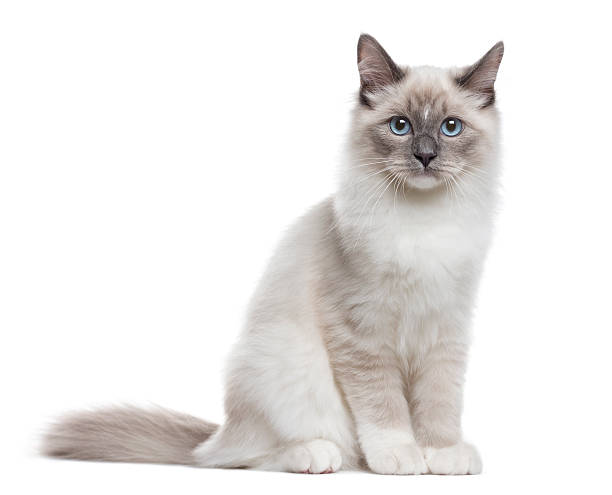
#> input picture gato1.jpg, 612 x 495 px
$ python umbral_binario.py
#> lines starting #> are read from the running program, lines starting #| are printed output that depends on the picture; after the words box and inside, x2 and y2 are one past the last pixel; in counts of white or black regions, pixels touching at a corner belong together
import cv2

# Leer la imagen original
imagen_color = cv2.imread('gato1.jpg')
#> imagen_color is the input picture: shape (495, 612, 3); mean B, G, R 231.6, 233.1, 235.4
if imagen_color is None:
    print("Imagen no encontrada.")
    exit()

# Convertir a escala de grises
imagen_gris = cv2.cvtColor(imagen_color, cv2.COLOR_BGR2GRAY)

# Aplicar umbral binario
umbral = 127  # ← Puedes ajustar este valor entre 0 y 255
_, imagen_binaria = cv2.threshold(imagen_gris, umbral, 255, cv2.THRESH_BINARY)
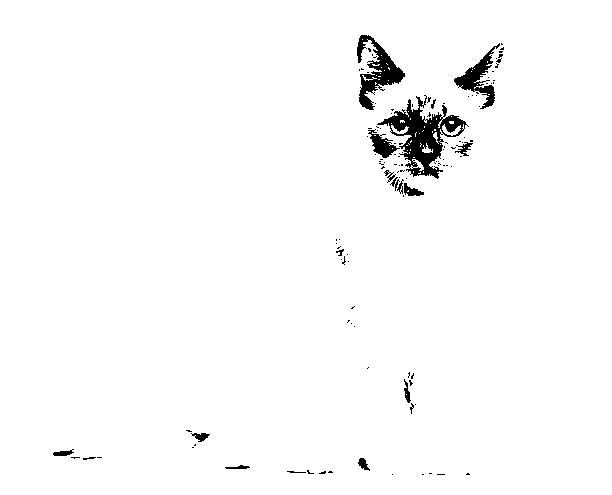
#> imagen_binaria: shape (495, 612); 97.9% white; 123 black regions (105 under 20 px), largest, box (x1, y1, x2, y2) and area: (377, 95, 469, 179) 2563, (357, 35, 405, 110) 1368, (454, 43, 500, 109) 878

# Mostrar las imágenes
cv2.imshow('Escala de grises', imagen_gris)
cv2.imshow('Umbral binario', imagen_binaria)

# Guardar resultado
cv2.imwrite('imagen_umbral_binario.jpg', imagen_binaria)

print("Imagen binaria guardada como 'imagen_umbral_binario.jpg'")
print("Presiona cualquier tecla para cerrar...")

cv2.waitKey(0)
cv2.destroyAllWindows()

$ run again, with img2.jpg copied over gato1.jpg
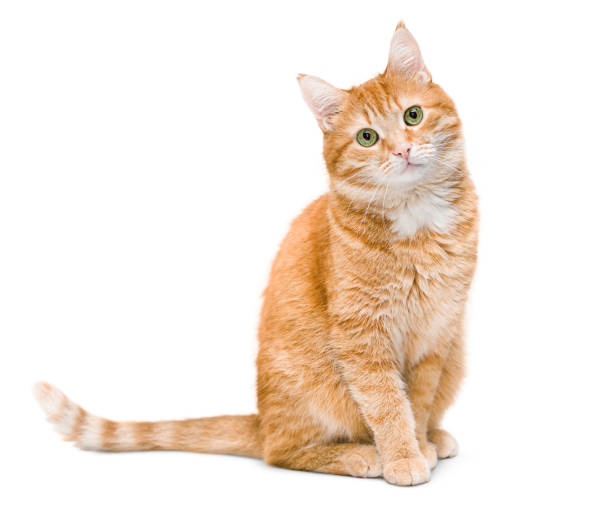
#> input picture img2.jpg, 612 x 531 px
#> imagen_color is the input picture: shape (531, 612, 3); mean B, G, R 224.7, 234.5, 245.6
#> `imagen_gris = cv2.cvtColor(imagen_color, cv2.COLOR_BGR2GRAY)`:
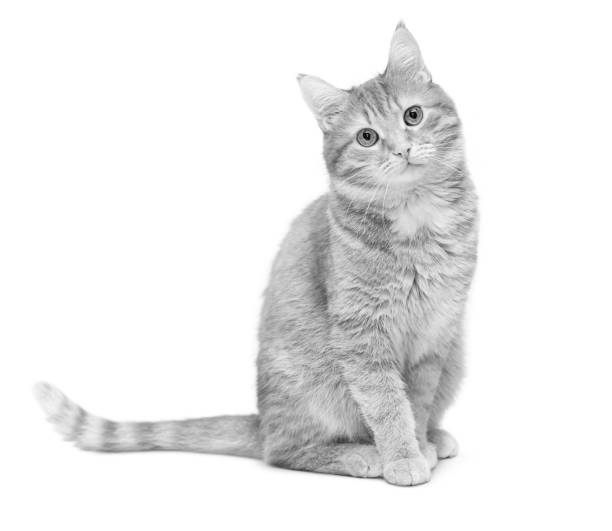
#> imagen_gris: shape (531, 612); min 2, max 255, mean 236.7
#> `_, imagen_binaria = cv2.threshold(imagen_gris, umbral, 255, cv2.THRESH..`:
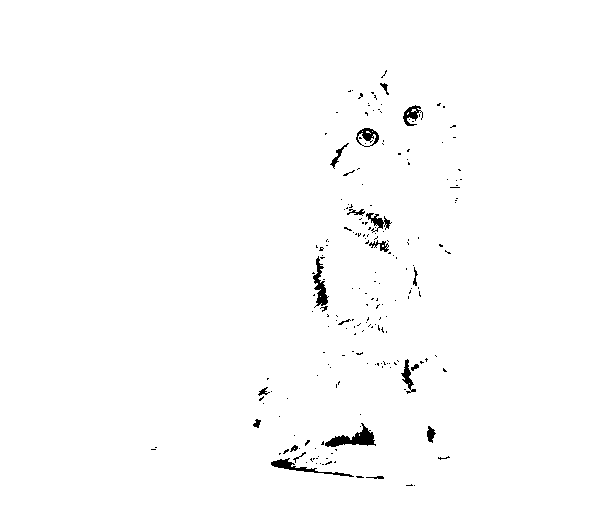
#> imagen_binaria: shape (531, 612); 99% white; 204 black regions (183 under 20 px), largest, box (x1, y1, x2, y2) and area: (325, 423, 376, 447) 499, (313, 256, 329, 308) 333, (271, 458, 354, 477) 324

$ run again, with perro.jpg copied over gato1.jpg
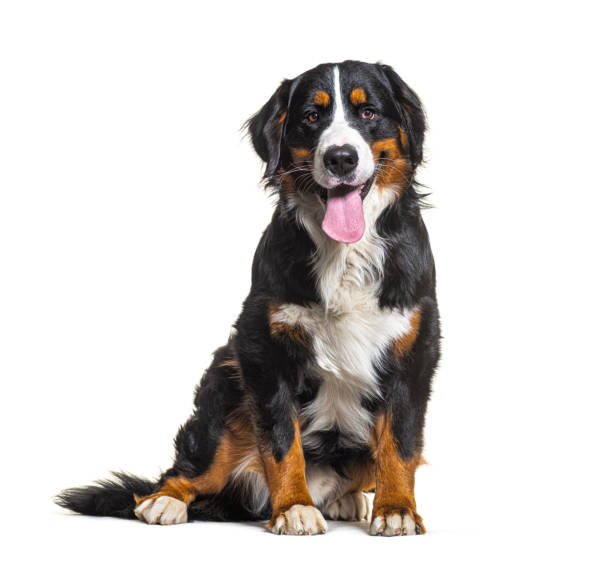
#> input picture perro.jpg, 612 x 572 px
#> imagen_color is the input picture: shape (572, 612, 3); mean B, G, R 206.9, 209.3, 213.1
#> `imagen_gris = cv2.cvtColor(imagen_color, cv2.COLOR_BGR2GRAY)`:
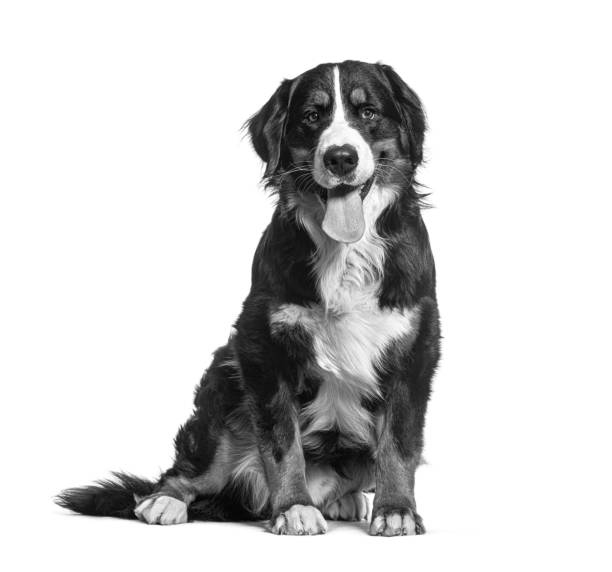
#> imagen_gris: shape (572, 612); min 1, max 255, mean 210.2
#> `_, imagen_binaria = cv2.threshold(imagen_gris, umbral, 255, cv2.THRESH..`:
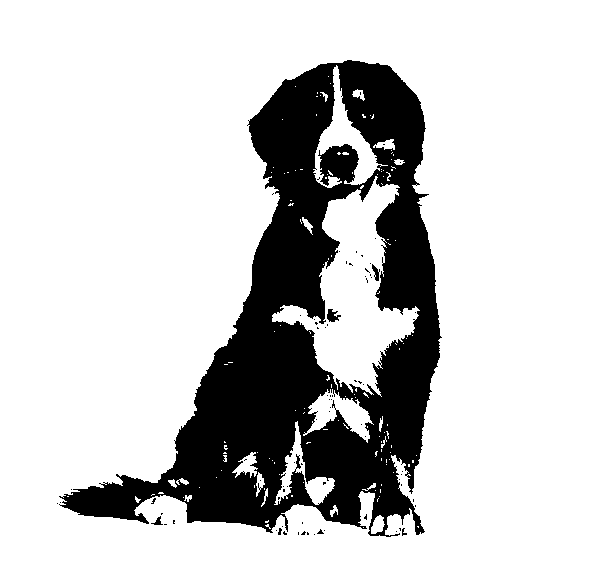
#> imagen_binaria: shape (572, 612); 79.9% white; 79 black regions (74 under 20 px), largest, box (x1, y1, x2, y2) and area: (59, 60, 442, 537) 69861, (327, 309, 341, 322) 108, (372, 264, 380, 281) 67, (151, 516, 163, 525) 45, (402, 528, 407, 536) 20
